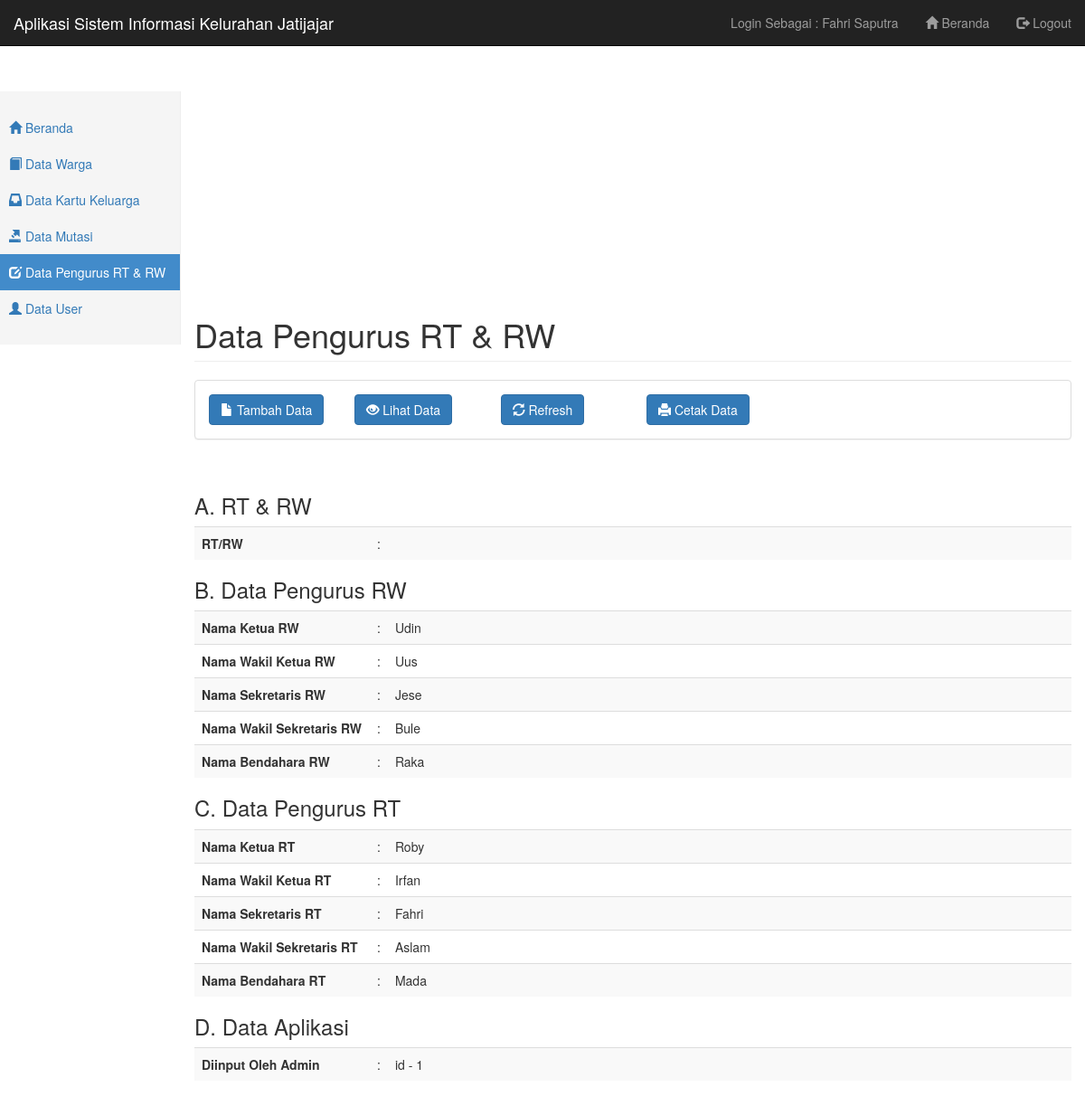
Screenshot of /pages/pengurus/show.php?id_pengurus=1 (signed in) with the database file from the repository.
### tables this page shows
CREATE TABLE IF NOT EXISTS `pengurus` (
`id_pengurus` int(11) NOT NULL,
  `rw` varchar(50) NOT NULL,
  `rt` varchar(50) NOT NULL,
  `nama_ketua_rw` varchar(100) NOT NULL,
  `alamat_ketua_rw` text NOT NULL,
  `nama_wakil_rw` varchar(100) NOT NULL,
  `alamat_wakil_rw` text NOT NULL,
  `nama_sekretaris_rw` varchar(100) NOT NULL,
  `alamat_sekretaris_rw` text NOT NULL,
  `nama_wakil_sekretaris_rw` varchar(100) NOT NULL,
  `alamat_wakil_sekretaris_rw` text NOT NULL,
  `nama_bendahara_rw` varchar(100) NOT NULL,
  `alamat_bendahara_rw` text NOT NULL,
  `nama_ketua_rt` varchar(100) NOT NULL,
  `alamat_ketua_rt` text NOT NULL,
  `nama_wakil_rt` varchar(100) NOT NULL,
  `alamat_wakil_rt` text NOT NULL,
  `nama_sekretaris_rt` varchar(100) NOT NULL,
  `alamat_sekretaris_rt` text NOT NULL,
  `nama_wakil_sekretaris_rt` varchar(100) NOT NULL,
  `alamat_wakil_sekretaris_rt` text NOT NULL,
  `nama_bendahara_rt` varchar(100) NOT NULL,
  `alamat_bendahara_rt` text NOT NULL,
  `id_user` int(11) NOT NULL
);

### pages/pengurus/data-show.php (called while the page is built)
<?php
include('../../config/koneksi.php');
$get_id_pengurus = $_GET['id_pengurus'];
$query = "SELECT * FROM pengurus WHERE id_pengurus = $get_id_pengurus";
$hasil = mysqli_query($db, $query);
$data_pengurus = array();
while ($row = mysqli_fetch_assoc($hasil)) {
  $data_pengurus[] = $row;
}

### pages/pengurus/show.php (the view)
<?php include('../_partials/top.php') ?>
<h1 class="page-header">Data Pengurus RT & RW</h1>
<?php include('_partials/menu.php') ?>
<?php include('data-show.php') ?>
<h3>A. RT & RW</h3>
<table class="table table-striped">
  <tr>
    <th width="20%">RT/RW</th>
    <td width="1%">:</td>
    <td><?php echo $data_pengurus[0]['rt_rw'] ?></td>
  </tr>
</table>
<h3>B. Data Pengurus RW</h3>
<table class="table table-striped">
  <tr>
    <th width="20%">Nama Ketua RW</th>
    <td width="1%">:</td>
    <td><?php echo $data_pengurus[0]['nama_ketua_rw'] ?></td>
  </tr>
  <tr>
    <th>Nama Wakil Ketua RW</th>
    <td>:</td>
    <td><?php echo $data_pengurus[0]['nama_wakil_rw'] ?></td>
  </tr>
  <tr>
    <th>Nama Sekretaris RW</th>
    <td>:</td>
    <td><?php echo $data_pengurus[0]['nama_sekretaris_rw'] ?></td>
  </tr>
  <tr>
    <th>Nama Wakil Sekretaris RW</th>
    <td>:</td>
    <td><?php echo $data_pengurus[0]['nama_wakil_sekretaris_rw'] ?></td>
  </tr>
  <tr>
    <th>Nama Bendahara RW</th>
    <td>:</td>
    <td><?php echo $data_pengurus[0]['nama_bendahara_rw'] ?></td>
  </tr>
</table>
<h3>C. Data Pengurus RT</h3>
<table class="table table-striped">
  <tr>
    <th width="20%">Nama Ketua RT</th>
    <td width="1%">:</td>
    <td><?php echo $data_pengurus[0]['nama_ketua_rt'] ?></td>
  </tr>
  <tr>
    <th>Nama Wakil Ketua RT</th>
    <td>:</td>
    <td><?php echo $data_pengurus[0]['nama_wakil_rt'] ?></td>
  </tr>
  <tr>
    <th>Nama Sekretaris RT</th>
    <td>:</td>
    <td><?php echo $data_pengurus[0]['nama_sekretaris_rt'] ?></td>
  </tr>
  <tr>
    <th>Nama Wakil Sekretaris RT</th>
    <td>:</td>
    <td><?php echo $data_pengurus[0]['nama_wakil_sekretaris_rt'] ?></td>
  </tr>
  <tr>
    <th>Nama Bendahara RT</th>
    <td>:</td>
    <td><?php echo $data_pengurus[0]['nama_bendahara_rt'] ?></td>
  </tr>
</table>
<h3>D. Data Aplikasi</h3>
<table class="table table-striped">
  <tr>
    <th width="20%">Diinput Oleh Admin</th>
    <td width="1%">:</td>
    <td>id - <?php echo $data_pengurus[0]['id_user'] ?></td>
  </tr>
</table>
<?php include('../_partials/bottom.php') ?>

### assets/css/dashboard.css (style rules this page uses)
body { padding-top: 50px; }
.main .page-header { margin-top: 0; }

### rows the page displays
pengurus: nama_ketua_rw "Udin", nama_wakil_rw "Uus", nama_sekretaris_rw "Jese", nama_wakil_sekretaris_rw "Bule", nama_bendahara_rw "Raka", nama_ketua_rt "Roby", nama_wakil_rt "Irfan", nama_sekretaris_rt "Fahri", nama_wakil_sekretaris_rt "Aslam", nama_bendahara_rt "Mada", id_user "1"

### other values shown
$_SESSION['warga']['nama_warga'] "Fahri Saputra"
